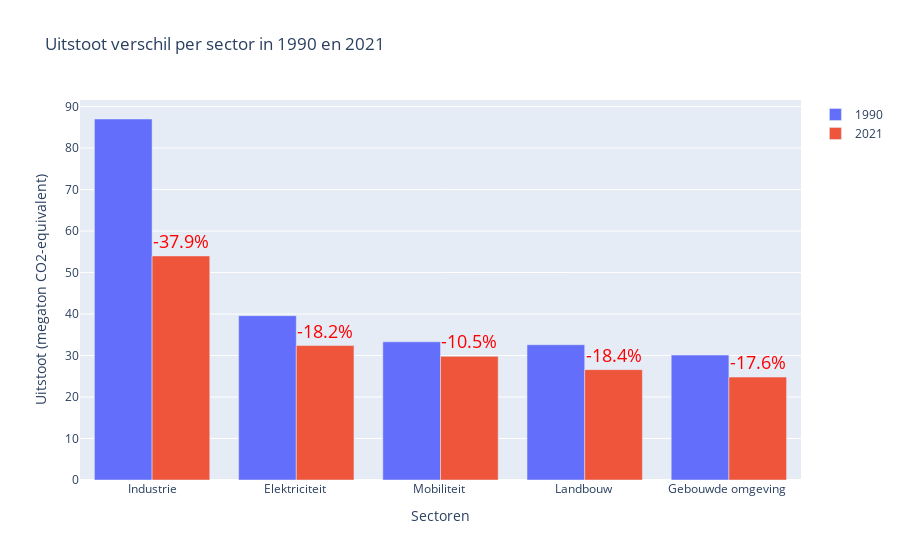

Notebook code for this chart:
### Markdown cell above
## Belang kijken naar agrarische sector voor klimaatdoelen

De lidstaten van de Europese Unie hebben met elkaar afgesproken om in 2050 klimaatneutraal te zijn. Daarnaast is er de doelstelling om in 2030 55% minder uitstoot te produceren in vergelijking met de uitgestoten broeikasgassen in 1990. De Nederlandse overheid heeft zelfs de doelstelling om in 2030 60% minder uit te stoten (Rijksoverheid, 2023). Om dit te kunnen bereiken zal er nog veel moeten veranderen. In de grafiek hieronder zijn de grootste vervuilende sectoren te zien en de verandering in uitstoot in vergelijking met 1990. <br>

Dat er iets moet gebeuren om deze doelen te behalen is duidelijk, maar hoe we dat gaan doen niet. In Nederland zijn er grote debatten over hoe dit moet worden aangepakt. In de grafiek hieronder is te zien dat voornamelijk in de industriesector grote stappen in de goede richting zijn gemaakt. De andere uitstotende sectoren echter niet: er wordt nog geen 20% minder uitgestoten in vergelijking met 1990. Het kabinet is met voorstellen gekomen om de veestapel te halveren om zo de uitstoot van de landbouw te verminderen. Veel burgers zijn het hier niet mee eens en het land ligt al een tijdje in een tweestrijd. 
Veel boeren zijn niet bereid om ineens de omvang van hun vee te halveren. Daarnaast exporteert Nederland veel agrarische producten en vormt dus een belangrijke inkomstenbron voor Nederland.
Aan de andere gaat het wel om een serieus probleem, namelijk de gezondheid van de aarde. Om te zorgen dat we de klimaatdoelen halen, zullen er offers gebracht moeten worden. Als er niks wordt gedaan, is er in de toekomst geen land meer om überhaupt op te leven en te produceren.
 <br>

### Code cell
uitstoot_sector = pd.read_csv('datasets/uitstoot_per_sector.csv')

for sector in uitstoot_sector.columns[1:]:
    uitstoot_sector[sector] = uitstoot_sector[sector].str.replace(',', '.').astype(float)

bar1 = go.Bar(
    x=uitstoot_sector.columns[1:],
    y=uitstoot_sector[uitstoot_sector['Jaartal'] == 1990].iloc[0, 1:],
    name='1990'
)

bar2 = go.Bar(
    x=uitstoot_sector.columns[1:],
    y=uitstoot_sector[uitstoot_sector['Jaartal'] == 2021].iloc[0, 1:],
    name='2021',
    text=[ f"{((y - x) / x * 100):.1f}%" 
            for x, y in zip(uitstoot_sector[uitstoot_sector['Jaartal'] == 1990].iloc[0, 1:], uitstoot_sector[uitstoot_sector['Jaartal'] == 2021].iloc[0, 1:]
        )
        ],
    textposition='outside',
    textfont_size=18,
    textfont_color='red'
)

layout = go.Layout(
    title='Uitstoot verschil per sector in 1990 en 2021',
    xaxis=go.layout.XAxis(
        title='Sectoren',
        type='category',
    ),
    yaxis=go.layout.YAxis(
        title='Uitstoot (megaton CO2-equivalent)',
    ),
)

fig = go.Figure(data=[bar1, bar2], layout=layout)

fig.show()

### Figure 1 — Plotly figure (JSON) as saved in the notebook; plotly's stock layout.template omitted (floating-point values rounded to 4 significant figures)
{"data": [{"name": "1990", "type": "bar", "x": ["Industrie", "Elektriciteit ", "Mobiliteit ", "Landbouw ", "Gebouwde omgeving "], "y": [87, 39.6, 33.3, 32.6, 30.1]}, {"name": "2021", "text": ["-37.9%", "-18.2%", "-10.5%", "-18.4%", "-17.6%"], "textfont": {"color": "red", "size": 18}, "textposition": "outside", "type": "bar", "x": ["Industrie", "Elektriciteit ", "Mobiliteit ", "Landbouw ", "Gebouwde omgeving "], "y": [54, 32.4, 29.8, 26.6, 24.8]}], "layout": {"title": {"text": "Uitstoot verschil per sector in 1990 en 2021"}, "xaxis": {"title": {"text": "Sectoren"}, "type": "category"}, "yaxis": {"title": {"text": "Uitstoot (megaton CO2-equivalent)"}}}}
